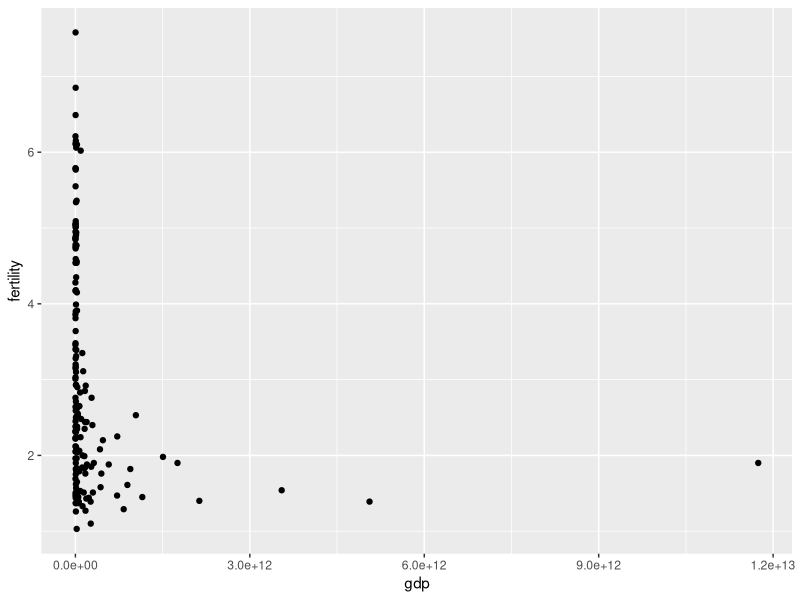

R code for this plot:
## ---- chunk 1
knitr::opts_chunk$set(echo = TRUE)
## ---- chunk 2
library(dslabs) #install.packages("dslabs")
library(tidyverse)
## ---- chunk 3
gap2011 <- gapminder %>% 
  as_tibble() %>% 
  filter(year == 2011)
## ---- chunk 4
ggplot(gap2011, aes(x = gdp, y = fertility)) +
  geom_point()
